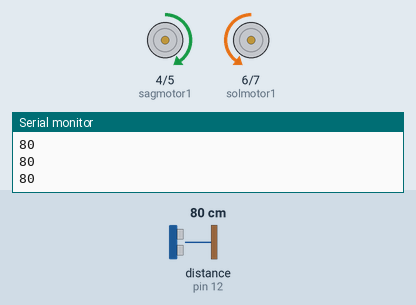
Bench run of a sketch on a simulated Arduino Uno, built with avr-gcc and run on an emulated ATmega328P. On the bench: motor-driver pin pairs drawn as motors (green arrow = first pin HIGH = forward, orange = second pin HIGH = backward, longer = more drive, scaled by the enable pin), the last lines printed to the serial monitor. Wiring (inferred from the names in the program): ultrasonic range finder: trigger pin 13; echo pin 12. The test bench sets the inputs (shaded band); at power-on: distance to the obstacle (sensor on pin 12) 80 cm. The echo pulse lasts 58.3 µs per cm.

Above: at 1.2 s.
1.3 s: distance to the obstacle (sensor on pin 12) set to 23 cm
2.8 s: distance to the obstacle (sensor on pin 12) set to 19 cm
At 3.6 s:
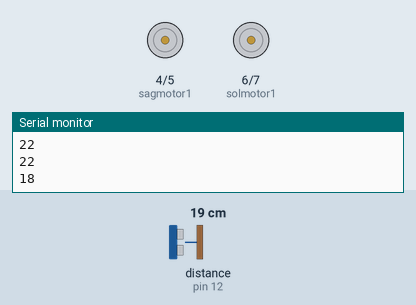
5.8 s: distance to the obstacle (sensor on pin 12) set to 35 cm
At 7.7 s:
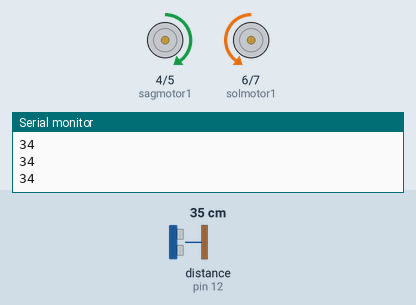
8.0 s: distance to the obstacle (sensor on pin 12) set to 2 cm
At 9.13 s:
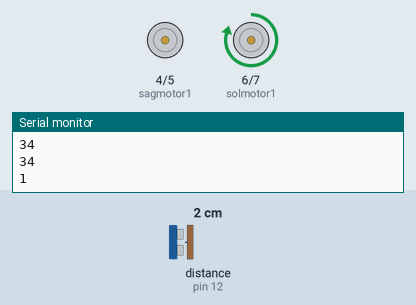
Timing chart, 0 to 12.0 s (numbered marks = the images above; inputs shaded):
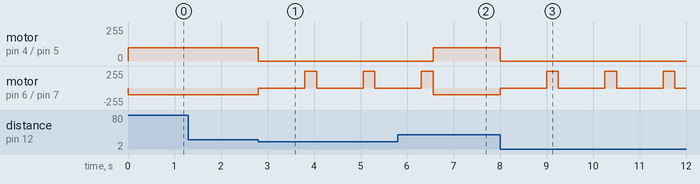

The sketch:

obstacle_avoiding_car.ino
```cpp
#define echo 12
#define trig 13

#define sagmotor1 4
#define sagmotor2 5
#define sagmotorEn 3
#define solmotor1 6
#define solmotor2 7
#define solmotorEn 9

long zaman;
int cm;

void setup() {
  pinMode (trig,OUTPUT);
  pinMode (echo,INPUT);

  pinMode(sagmotor1,OUTPUT);
  pinMode(sagmotor2, OUTPUT);
  pinMode(sagmotorEn,OUTPUT);

  pinMode(solmotor1,OUTPUT);
  pinMode(solmotor2, OUTPUT);
  pinMode(solmotorEn,OUTPUT);

  Serial.begin(9600);

}


void loop() {
  digitalWrite(trig,LOW);
  delayMicroseconds(5);
  digitalWrite(trig,HIGH);
  delayMicroseconds(10);
  digitalWrite(trig,LOW);

  zaman = pulseIn(echo,HIGH);
  cm = zaman/58;

  Serial.println(cm);

  if(cm<20){
    dur();
    delay(1000);
    sag();
    delay(250);
  }
    else{
      ileri();
    }
 }

 void  ileri(){
  digitalWrite(sagmotor1,HIGH);
  digitalWrite(sagmotor2,LOW);
  analogWrite(sagmotorEn,100);

  digitalWrite(solmotor1,LOW);
  digitalWrite(solmotor2,HIGH);
  analogWrite(solmotorEn,100);
}
void dur(){
  digitalWrite(sagmotor1,LOW);
  digitalWrite(sagmotor2,LOW);
  analogWrite(sagmotorEn,0);

  digitalWrite(solmotor1,LOW);
  digitalWrite(solmotor2,LOW);
  analogWrite(solmotorEn,0);
}
void sag(){
  digitalWrite(sagmotor1,LOW);
  digitalWrite(sagmotor2,LOW);
  analogWrite(sagmotorEn,0);

  digitalWrite(solmotor1,HIGH);
  digitalWrite(solmotor2,LOW);
  analogWrite(solmotorEn,250);
}
```

Measured:
- the behaviour switches between 21 and 20 cm on distance to the obstacle (sensor on pin 12) (found by bisection; images 0 and 1)
- after the input at 2.8 s, motor on pin 4 (sagmotor1) / pin 5 (sagmotor2): forward 100/255 → stopped at once; motor on pin 6 (solmotor1) / pin 7 (solmotor2): alternates forward 250/255 for 0.25 s and stopped for 1.0 s, starting at once
- after the input at 5.8 s, motor on pin 4 (sagmotor1) / pin 5 (sagmotor2): stopped → forward 100/255 after 0.76 s
- after the input at 8.0 s, motor on pin 4 (sagmotor1) / pin 5 (sagmotor2): forward 100/255 → stopped at once; motor on pin 6 (solmotor1) / pin 7 (solmotor2): alternates forward 250/255 for 0.25 s and stopped for 1.0 s, starting at once
